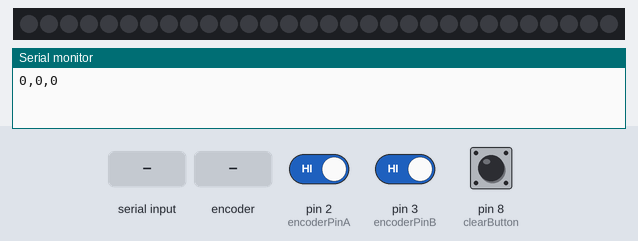
This program was run on a simulated Arduino Nano, built with avr-gcc and run on an emulated ATmega328P. On the bench: 30 RGB LEDs in strip order, left to right, the last lines printed to the serial monitor. Inputs (shaded band) come from the test bench; at power-on: pin 8 (clearButton) HIGH, pin 2 (encoderPinA) HIGH, pin 3 (encoderPinB) HIGH. Dim RGB values are drawn brighter than linear.

Above: at 1.2 s.
1.3 s: "5010\n" received over Serial
4.3 s: rotary encoder on pin 2 (encoderPinA) / pin 3 (encoderPinB) turned 2 steps (second pin leading)
At 5.1 s:
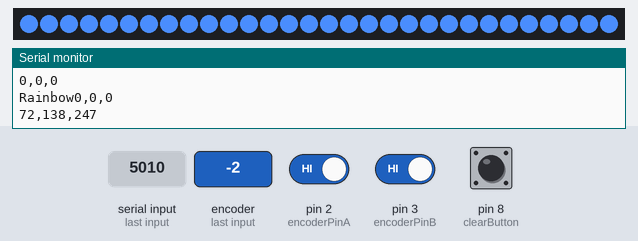
6.2 s: rotary encoder on pin 2 (encoderPinA) / pin 3 (encoderPinB) turned 2 steps (second pin leading)
At 7.7 s:
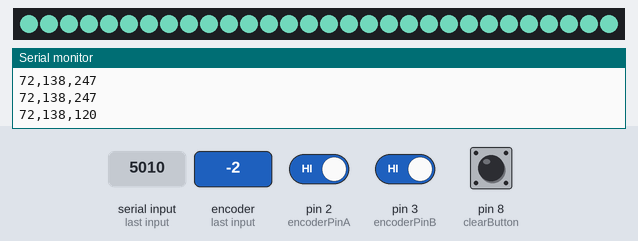
8.1 s: pin 8 (clearButton) pulled LOW for 1 s
At 9.9 s:
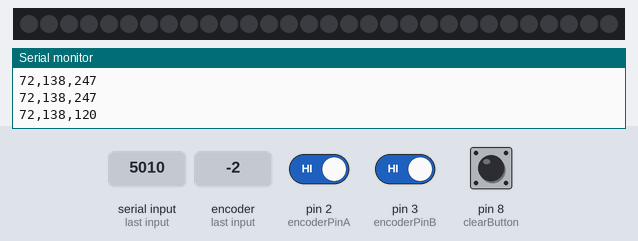
10.6 s: pin 8 (clearButton) pulled LOW for 0.15 s
At 11.0 s:
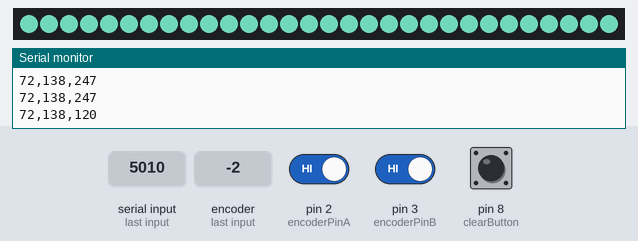
12.2 s: pin 8 (clearButton) pulled LOW for 3.2 s
Timing chart, 0 to 15.2 s (numbered marks = the images above; inputs shaded):
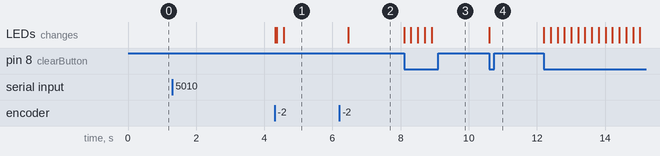

The program:

main.cpp
```cpp
#include <Arduino.h>
#include <FastLED.h>


// usually the rotary encoders three pins have the ground pin in the middle
enum PinAssignments {
encoderPinA = 2,   // right (labeled DT on our decoder, yellow wire)
encoderPinB = 3,   // left (labeled CLK on our decoder, green wire)
clearButton = 8    // switch (labeled SW on our decoder, orange wire)
// connect the +5v and gnd appropriately
};

volatile unsigned int encoderPos = 0;  // a counter for the dial
unsigned int lastReportedPos = 1;   // change management
static boolean rotating=false;      // debounce management

// interrupt service routine vars
boolean A_set = false;
boolean B_set = false;

#define PIN 4
#define LED_COUNT 30


CRGBArray<LED_COUNT> leds;

CRGB current_colour;
boolean change[3];
boolean off = false;

void doEncoderA();
void doEncoderB();
void makeColorGradient(float frequency1, float frequency2, float frequency3,
                           int phase1, int phase2, int phase3);
boolean numcheck(int R, int G, int B);

void setup() {

FastLED.addLeds<NEOPIXEL, PIN>(leds, LED_COUNT);

pinMode(encoderPinA, INPUT_PULLUP); // new method of enabling pullups
pinMode(encoderPinB, INPUT_PULLUP);
pinMode(clearButton, INPUT_PULLUP);
// turn on pullup resistors (old method)
//digitalWrite(encoderPinA, HIGH);
// digitalWrite(encoderPinB, HIGH);
// digitalWrite(clearButton, HIGH);

// encoder pin on interrupt 0 (pin 2)
attachInterrupt(0, doEncoderA, CHANGE);
// encoder pin on interrupt 1 (pin 3)
attachInterrupt(1, doEncoderB, CHANGE);

Serial.begin(9600);  // output

change[0] = true;
change[1] = false;
change[2] = false;
current_colour = CRGB::Black;
leds.fill_solid(current_colour);
FastLED.show();
}

// main loop, work is done by interrupt service routines, this one only prints stuff
void loop() {
rotating = true;  // reset the debouncer

if (lastReportedPos != encoderPos) {
  lastReportedPos = encoderPos;

  leds.fill_solid(current_colour);
  char sendColour[20];
  sprintf(sendColour,"%d,%d,%d \n",current_colour.r,current_colour.g,current_colour.b);
  Serial.print(sendColour);
  Serial.flush();
  FastLED.show();
}

if (digitalRead(clearButton) == LOW )  {
  //debounce
  if(off){
    leds.fill_solid(current_colour);
    off = false;
  }else{
    leds.fill_solid(CRGB::Black);
    off = true;
  }
  FastLED.show();
  delay(200);
}

if(Serial.available() > 0)
  {
      int check = Serial.parseInt();
      int R =  Serial.parseInt();
      int G =  Serial.parseInt();
      int B =  Serial.parseInt();
      if (check == 5000 && numcheck(R,G,B)){
        current_colour.r = R;
        current_colour.g = G;
        current_colour.b = B;
        leds.fill_solid(current_colour);
        Serial.flush();
        FastLED.show();
        char sendColour[20];
        sprintf(sendColour,"%d,%d,%d \n",current_colour.r,current_colour.g,current_colour.b);
        Serial.print(sendColour);
        Serial.flush();
      }
      if (check == 5010){
        leds.fill_rainbow(50);
        Serial.flush();
        FastLED.show();
        Serial.print(F("Rainbow"));
        Serial.flush();
      }
  }
}

// Interrupt on A changing state
void doEncoderA(){
// debounce
if ( rotating ) delay (1);  // wait a little until the bouncing is done

// Test transition, did things really change?
if( digitalRead(encoderPinA) != A_set ) {  // debounce once more
  A_set = !A_set;

  // adjust counter + if A leads B
  if ( A_set && !B_set ){
    makeColorGradient(0.1,0.2,0.3,0,0,0);
    encoderPos += 1;
  }

  rotating = false;  // no more debouncing until loop() hits again
}
}

// Interrupt on B changing state, same as A above
void doEncoderB(){
if ( rotating ) delay (1);
if( digitalRead(encoderPinB) != B_set ) {
  B_set = !B_set;
  //  adjust counter - 1 if B leads A
  if( B_set && !A_set ){
    makeColorGradient(0.1,0.2,0.3,0,0,0);
    encoderPos -= 1;
  }

  rotating = false;
}
}

void makeColorGradient(float frequency1, float frequency2, float frequency3,
                           int phase1, int phase2, int phase3)
{
 int center = 128;
 int width = 127;
 current_colour.r = sin8(frequency1*encoderPos + phase1) * width + center;
 current_colour.g = sin8(frequency2*encoderPos + phase2) * width + center;
 current_colour.b = sin8(frequency3*encoderPos + phase3) * width + center;
}

boolean numcheck(int R, int G, int B){
if(R < 0 || R > 255 || G < 0 || G > 255 || B < 0 || B > 255 )
  return false;
return true;
}
```

Measured:
- after the input at 1.3 s, every drawn part: stays the same
- after the input at 6.2 s, the LEDs: change after 0.27 s (image 2)
- after the input at 8.1 s, the LEDs: change at once (image 3)
- after the input at 10.6 s, the LEDs: change at once (image 4)
